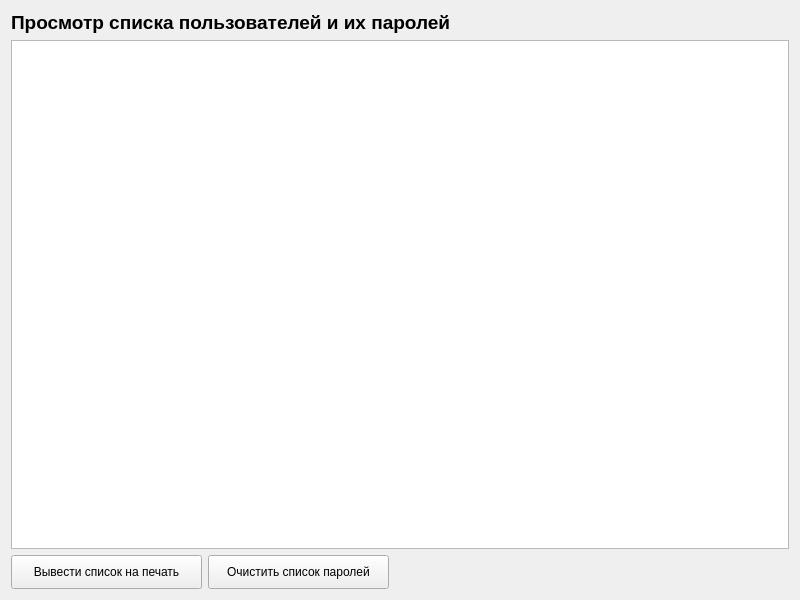
<?xml version="1.0" encoding="UTF-8"?>
<ui version="4.0">
 <class>list_password</class>
 <widget class="QWidget" name="list_password">
  <property name="geometry">
   <rect>
    <x>0</x>
    <y>0</y>
    <width>800</width>
    <height>600</height>
   </rect>
  </property>
  <property name="windowTitle">
   <string>Form</string>
  </property>
  <layout class="QGridLayout" name="gridLayout">
   <item row="1" column="0" colspan="4">
    <widget class="QPlainTextEdit" name="plainTextEdit">
     <property name="readOnly">
      <bool>true</bool>
     </property>
    </widget>
   </item>
   <item row="0" column="0" colspan="3">
    <widget class="QLabel" name="label">
     <property name="font">
      <font>
       <family>Arimo</family>
       <pointsize>14</pointsize>
       <weight>75</weight>
       <bold>true</bold>
      </font>
     </property>
     <property name="text">
      <string>Просмотр списка пользователей и их паролей</string>
     </property>
    </widget>
   </item>
   <item row="2" column="0">
    <layout class="QHBoxLayout" name="horizontalLayout">
     <item>
      <widget class="QPushButton" name="pushButton">
       <property name="sizePolicy">
        <sizepolicy hsizetype="Fixed" vsizetype="Fixed">
         <horstretch>0</horstretch>
         <verstretch>0</verstretch>
        </sizepolicy>
       </property>
       <property name="minimumSize">
        <size>
         <width>191</width>
         <height>34</height>
        </size>
       </property>
       <property name="maximumSize">
        <size>
         <width>191</width>
         <height>34</height>
        </size>
       </property>
       <property name="text">
        <string>Вывести список на печать</string>
       </property>
      </widget>
     </item>
     <item>
      <widget class="QPushButton" name="pushButton_2">
       <property name="sizePolicy">
        <sizepolicy hsizetype="Fixed" vsizetype="Fixed">
         <horstretch>0</horstretch>
         <verstretch>0</verstretch>
        </sizepolicy>
       </property>
       <property name="minimumSize">
        <size>
         <width>181</width>
         <height>34</height>
        </size>
       </property>
       <property name="maximumSize">
        <size>
         <width>181</width>
         <height>34</height>
        </size>
       </property>
       <property name="text">
        <string>Очистить список паролей</string>
       </property>
      </widget>
     </item>
    </layout>
   </item>
  </layout>
 </widget>
 <resources/>
 <connections/>
</ui>
